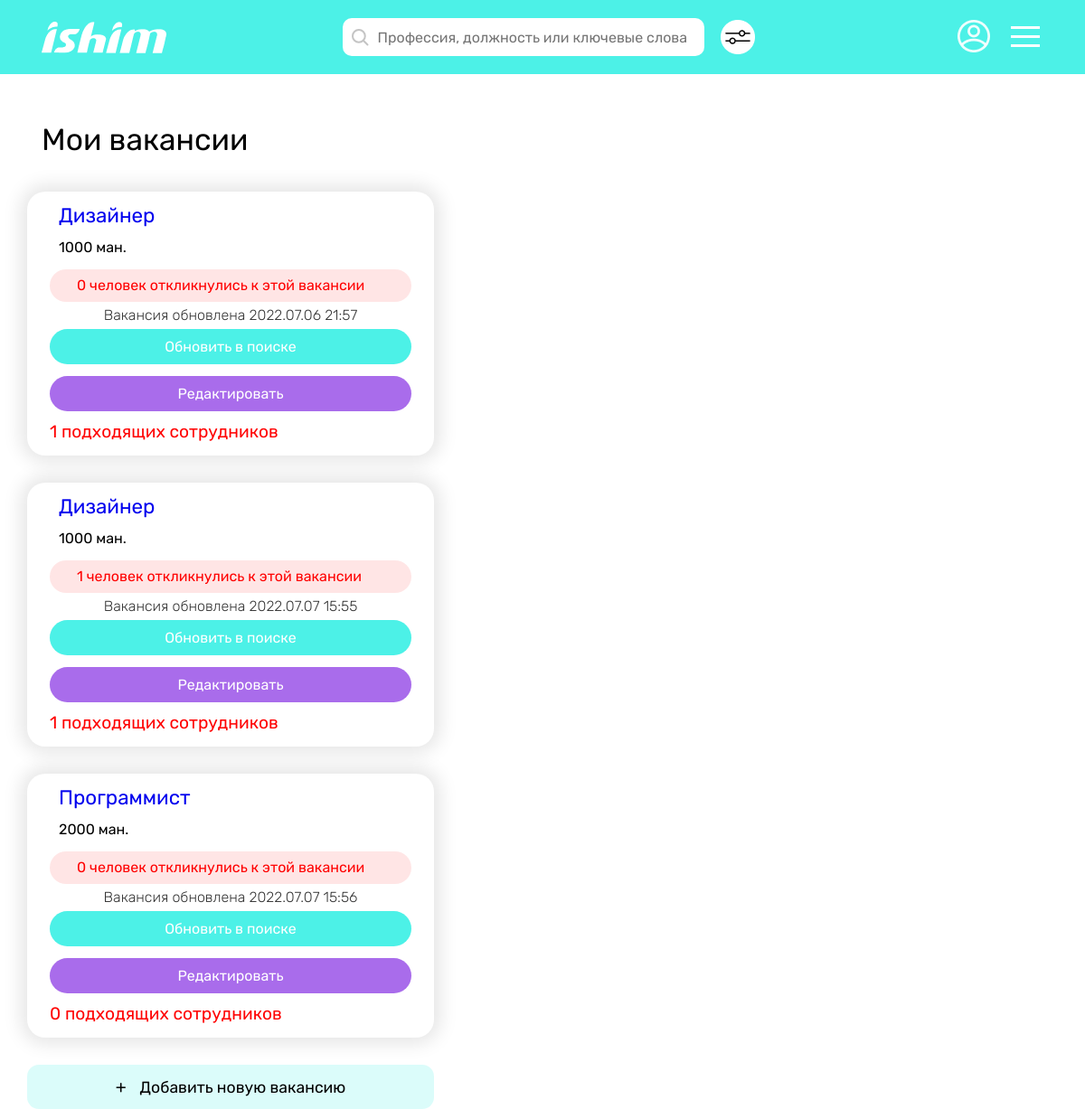
Page /vacancy/my/ (signed in) on the earlier database version.
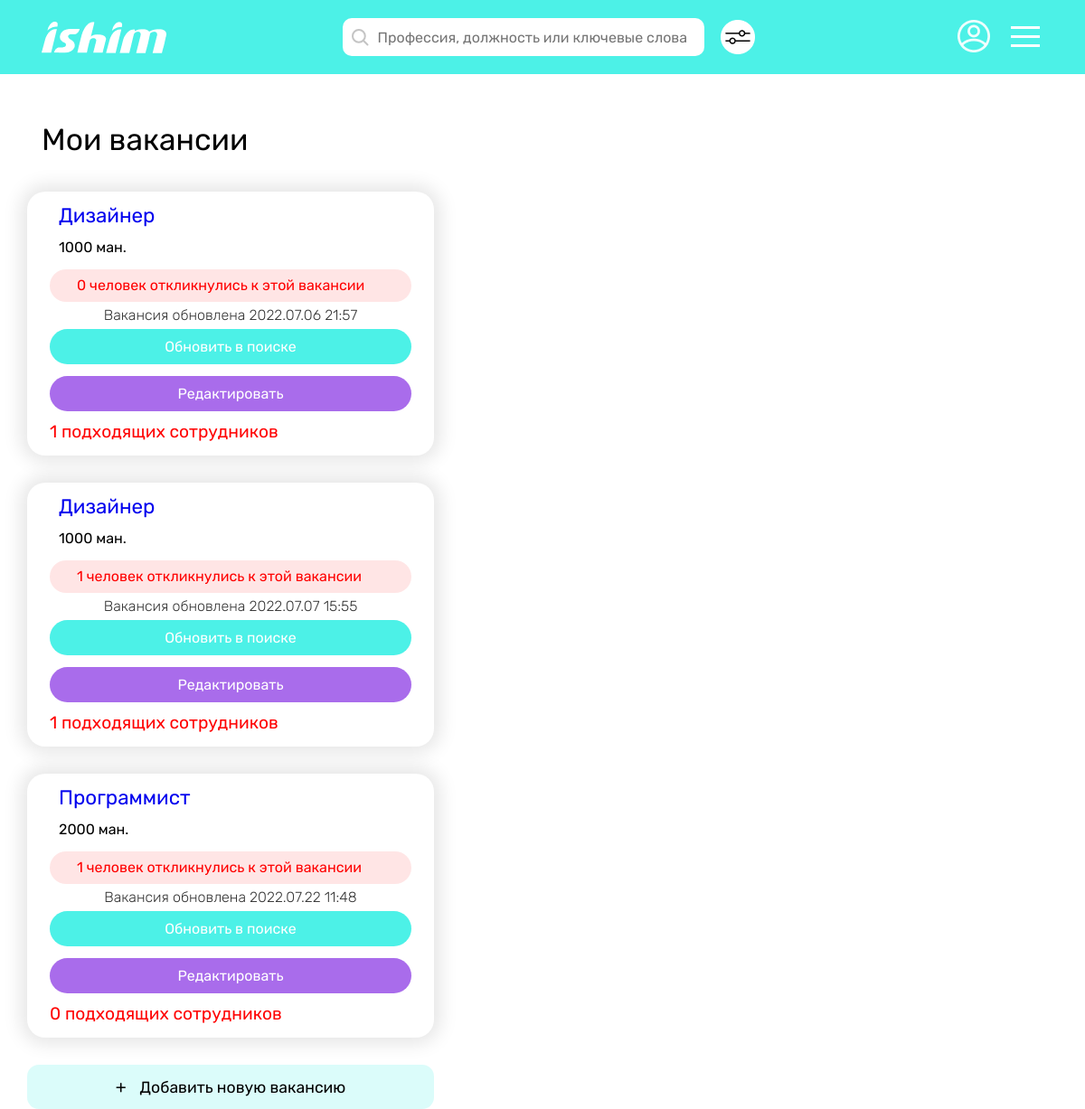
Same page on the later database version.
### vacancy/models.py (models this page shows, shortened)
class Vacancy(models.Model):
    creator = models.ForeignKey(User, on_delete=models.CASCADE)
    position = models.CharField(max_length=65)
    sphere = models.CharField(max_length=100)
    min_salary = models.IntegerField(default=0)
    max_salary = models.IntegerField()
    registration = models.CharField(max_length=100, default='не имеет значения')
    experience = models.CharField(max_length=65)
    min_age = models.IntegerField()
    max_age = models.IntegerField()
    sex = models.CharField(max_length=65, default='не имеет значения')
    education = models.CharField(max_length=65)
    responsibilities = models.TextField()
    work_terms = models.TextField()
    busyness = models.CharField(max_length=65, default='')
    work_graph = models.CharField(max_length=65)
    payment = models.TextField(default='')
    views = models.IntegerField(default=0)
    creation_date = models.DateTimeField(auto_now_add=True)
    class Meta:
        verbose_name_plural = "Vacancies"

### vacancy/views.py (the view)
# urls.py: path('my/', tm_views.my_vacancies, name='my-vacancies-tm'),
@hirer_required
@login_required
def my_vacancies(request):
    context = {
        'vacancies': Vacancy.objects.filter(creator=request.user)
    }
    return render(request, 'vacancy/my_vac.html', context)

### vacancy/templates/vacancy/my_vac.html (shortened to what this page needs)
{% extends "main/base.html" %}
{% load static %}
{% block content %}
      <div class="container__main pad-0 w-1920">
         {% include 'main/header_hirer.html' %}
         <div class="container__content">
            <div class="my__vac">
               <h1 class="my__vac__title">Мои вакансии</h1>
               {% for vacancy in vacancies %}
                  <div class="my__vac__item">
                     <h2 class="my__vac__item__title"><a href="{% url 'my-vacancy-info' vacancy.id %}">{{ vacancy.position }}</a></h2>
                     <h3 class="my__vac__item__subtitle">{{ vacancy.min_salary }} ман.</h3>
                     <a href="{% url 'vacancy-responses' vacancy.id %}" class="amount__resp">{{ vacancy.response_set.count }} человек откликнулись к этой вакансии</a>
                     <span>Вакансия обновлена {{ vacancy.creation_date|date:'Y.m.d H:i' }}</span>
                     <a class="refresh__in__search__btn green__btn" href="{% url 'refresh-vacancy' vacancy.id %}">Обновить в поиске</a>
                     <a href="{% url 'vacancy-edit' vacancy.id %}" class="edit__btn purp__btn">Редактировать</a>
                     <a href="{% url 'suitable-cvs' vacancy.id %}" class="suitable__link">{{ vacancy.cv_set.count }} подходящих сотрудников</a>
                  </div>
               {% endfor %}
               <a href="{% url 'create-vacancy' %}" class="add__vac"><span>+</span>Добавить новую вакансию</a>
            </div>
         </div>
      </div>
      {% endblock %}

Differences in the rows shown:
changed Vacancy "Программист": response_set.count "0" → "1"; creation_date "2022.07.07 15:56" → "2022.07.22 11:48"
